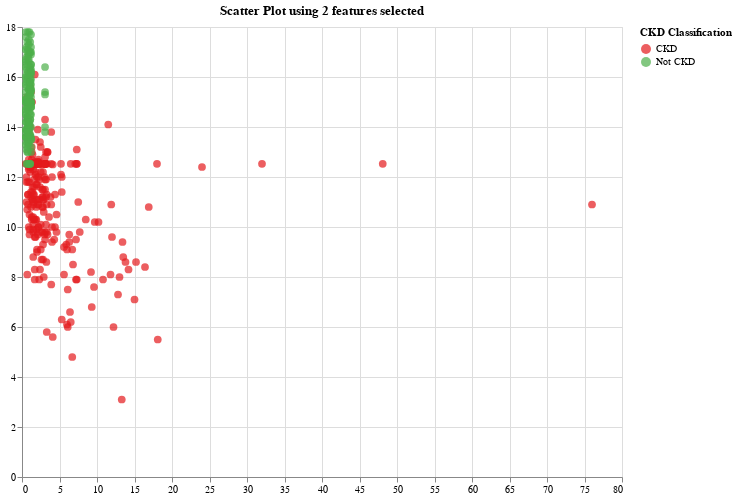

Write notebook code for a chart like this one.
### Markdown cell above
#### Scatter plot

**Hypothesis**: Feature pairs like packed cell volume vs. serum creatinine and others show distinct groupings between CKD and non-CKD.

**Why investigate?**: Since we are already looking at the multivariate pattern above, it will also be better to investigate different groupings and how those features interact to see the regions occupied by CKD and non-CKD patients.

The scatter plot helps to explore local patterns, like clusters, outliers, and potential non-linear, linear relationships between pairs of features by zooming.

![Scatter plot](vega_viz_images/3.png)

### Code cell
df_scatter = df[features + ['classification']].dropna().copy()
df_scatter['class_label'] = df_scatter['classification'].map({'ckd': 'CKD', 'notckd': 'Not CKD'})

dropdown_x = alt.binding_select(options=features, name='X-Axis Feature:')
dropdown_y = alt.binding_select(options=features, name='Y-Axis Feature:')

x_select = alt.param('xFeature', bind=dropdown_x, value='sc')
y_select = alt.param('yFeature', bind=dropdown_y, value='hemo')

scatter_plot = alt.Chart(df_scatter).add_params(
    x_select,
    y_select
).transform_calculate(
    x="datum[xFeature]",
    y="datum[yFeature]"
).mark_circle(size=60).encode(
    x=alt.X('x:Q', title=None),
    y=alt.Y('y:Q', title=None),
    color=alt.Color('class_label:N', title='CKD Classification',
                    scale=alt.Scale(domain=['CKD', 'Not CKD'],
                                    range=['#e41a1c', '#4daf4a'])),
    tooltip=features + ['classification']
).properties(
    width=600,
    height=450,
    title='Scatter Plot using 2 features selected'
).interactive()

scatter_plot

### Figure 1 — Vega-Lite specification as saved in the notebook (floating-point values rounded to 4 significant figures; data arrays with more than 128 entries replaced by an {"elided": "..."} marker saying what was removed)
{"config": {"view": {"continuousWidth": 300, "continuousHeight": 300}}, "data": {"name": "data-3fb2e049c391523c11c7574ecae34d8a"}, "mark": {"type": "circle", "size": 60}, "encoding": {"color": {"field": "class_label", "scale": {"domain": ["CKD", "Not CKD"], "range": ["#e41a1c", "#4daf4a"]}, "title": "CKD Classification", "type": "nominal"}, "tooltip": [{"field": "sc", "type": "quantitative"}, {"field": "al", "type": "quantitative"}, {"field": "sg", "type": "quantitative"}, {"field": "hemo", "type": "quantitative"}, {"field": "rc", "type": "quantitative"}, {"field": "pcv", "type": "quantitative"}, {"field": "classification", "type": "nominal"}], "x": {"field": "x", "title": null, "type": "quantitative"}, "y": {"field": "y", "title": null, "type": "quantitative"}}, "height": 450, "params": [{"name": "xFeature", "bind": {"input": "select", "options": ["sc", "al", "sg", "hemo", "rc", "pcv"], "name": "X-Axis Feature:"}, "value": "sc"}, {"name": "yFeature", "bind": {"input": "select", "options": ["sc", "al", "sg", "hemo", "rc", "pcv"], "name": "Y-Axis Feature:"}, "value": "hemo"}, {"name": "param_2", "select": {"type": "interval", "encodings": ["x", "y"]}, "bind": "scales"}], "title": "Scatter Plot using 2 features selected", "transform": [{"calculate": "datum[xFeature]", "as": "x"}, {"calculate": "datum[yFeature]", "as": "y"}], "width": 600, "$schema": "https://vega.github.io/schema/vega-lite/v5.20.1.json", "datasets": {"data-3fb2e049c391523c11c7574ecae34d8a": {"elided": "400 records"}}}
